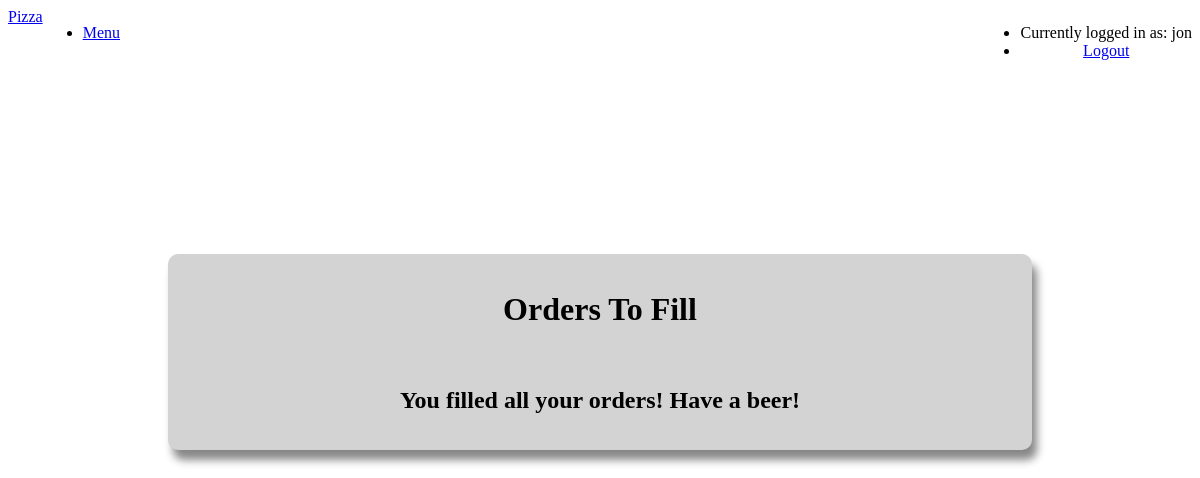
The app's page /fill (signed in), older data.
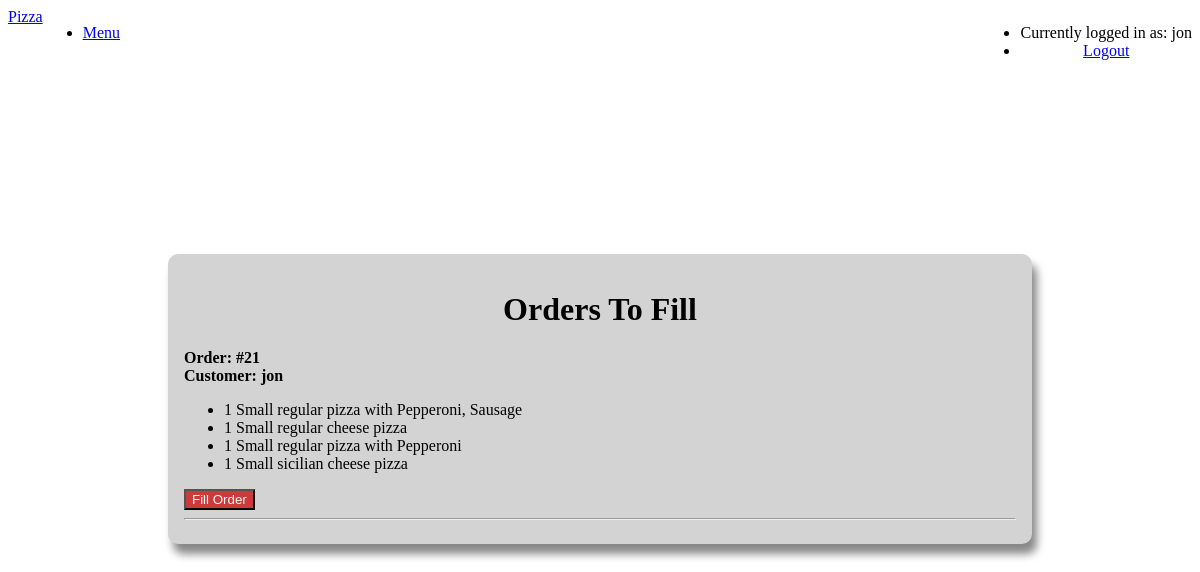
The same page, newer data.
### orders/models.py (models this page shows, shortened)
class Cart(models.Model):
    user = models.CharField(max_length=64) # will be propogated with session username
    regulars = models.ManyToManyField(RegularItem, blank=True, related_name="regulars")
    sicilians = models.ManyToManyField(SicilianItem, blank=True, related_name="sicilians")
    pastas = models.ManyToManyField(Pasta, blank=True, related_name="pastas")
    ordered = models.BooleanField(default=False)
    completed = models.BooleanField(default=False)

class RegularItem(models.Model):
    regular = models.ForeignKey(Regular, on_delete=models.CASCADE)
    toppings = models.ManyToManyField(Topping, blank=True, related_name="toppings")
    def __str__(self):
        if f"{self.regular.choice}" == "Cheese":
            return f"{self.regular.size} regular cheese pizza"
        else:
            add = ""
            list = self.toppings.all()
            add += f"{list[0]}"
            if len(list) > 1:
                add += f", {list[1]}"
            if len(list) > 2 and len(list) != 5:
                add += f" and {list[2]}"
            if len(list) == 5:
                add += f", {list[2]}, {list[3]} and {list[4]}"
            return f"{self.regular.size} regular pizza with " + add

class Regular(models.Model):
    choice = models.ForeignKey(Choice, on_delete=models.CASCADE) # Number of toppings
    size = models.ForeignKey(Size, on_delete=models.CASCADE)
    price = models.DecimalField(max_digits=5, decimal_places=2)

class Choice(models.Model):
    name = models.CharField(max_length=64)
    def __str__(self):
        return self.name

class Topping(models.Model):
    name = models.CharField(max_length=64)
    def __str__(self):
        return self.name

class Size(models.Model):
    name = models.CharField(max_length=64)
    def __str__(self):
        return self.name

class SicilianItem(models.Model):
    sicilian = models.ForeignKey(Sicilian, on_delete=models.CASCADE)
    toppings = models.ManyToManyField(Topping, blank=True, related_name="sic_toppings")
    def __str__(self):
        if f"{self.sicilian.choice}" == "Cheese":
            return f"{self.sicilian.size} sicilian cheese pizza"

class Sicilian(models.Model):
    choice = models.ForeignKey(Choice, on_delete=models.CASCADE) # Number of topping
    size = models.ForeignKey(Size, on_delete=models.CASCADE)
    price = models.DecimalField(max_digits=5, decimal_places=2)

### orders/views.py (the view)
# urls.py: path("fill", views.fill, name="fill"),
@staff_member_required
def fill(request):
    if request.method == "POST":
        id = int(request.POST["order"])
        ordered = Cart.objects.get(id=id)
        ordered.completed = True
        ordered.save()
    orders = Cart.objects.filter(ordered=True, completed=False)
    context = {
        "orders": orders,
        "user": request.user
    }
    return render(request, "orders/fill.html", context)

### orders/templates/orders/fill.html (shortened to what this page needs)
{% extends "orders/base.html" %}
{% block body %}
<div class="navl pure-menu pure-menu-horizontal">
  <a href="#" class="left pure-menu-heading pure-menu-link">Pizza</a>
  <ul class="pure-menu-list left">
      <li class="pure-menu-item"><a href="{% url 'index' %}" class="pure-menu-link">Menu</a></li>
  </ul>
  <ul class="pure-menu-list right">
      <li class="pure-menu-item"><a class="pure-menu-disabled">Currently logged in as: {{ user.username }}</a></li>
      <li class="pure-menu-item"><a href="{% url 'logout' %}" class="pure-menu-link">Logout</a></li>
  </ul>
</div>
<div class="l-box order checkout">
  <div class="center">
    <h1>Orders To Fill</h1>
  </div>
    {% if orders %}
    {% for order in orders %}
    <a class="bold">Order: #{{ order.id }}</a><br>
    <a class="bold">Customer: {{order.user}}</a>
    <ul>
      {% for item in order.regulars.all %}
      <li>1 {{ item }}</li>
      {% endfor %}
      {% for item in order.sicilians.all %}
      <li>1 {{ item }}</li>
      {% endfor %}
    </ul>
    <form action="{% url 'fill' %}" method="post">{% csrf_token %}
      <button class="pure-button button-red" name="order" value="{{ order.id }}" type="submit">Fill Order</button>
    </form>
    <hr>
    {% endfor %}
    {% else %}
    <div class="center">
      <br>
      <h2>You filled all your orders! Have a beer!</h2>
    </div>
    {% endif %}
</div>
{% endblock %}

Row changes from the older to the newer data that the page shows:
now on this page (row edited): Cart: id "21", user "jon"
added RegularItem: regular+id "Small regular pizza with Pepperoni, Sausage"
added RegularItem: regular.name "Small regular cheese pizza"
added RegularItem: regular+id "Small regular pizza with Pepperoni"
added SicilianItem: sicilian.name "Small sicilian cheese pizza"
Text that changed along with them:
text no longer shown: "You filled all your orders! Have a beer!"
